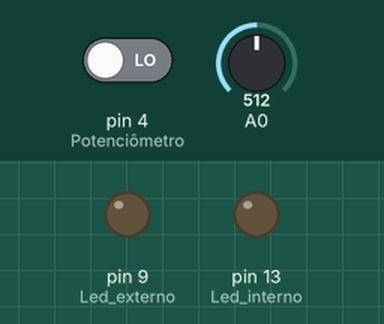
Recording of a program running on a simulated Arduino Nano, built with avr-gcc and run on an emulated ATmega328P. Shown: output pins drawn as LEDs (lit = HIGH). Inputs (shaded band) come from the test bench; at power-on: pin 4 (Potenciômetro) LOW, A0 = 512. MIDI output is not drawn.

Above: at 1.2 s.
1.3 s: pin 4 (Potenciômetro) driven HIGH
At 1.7 s:
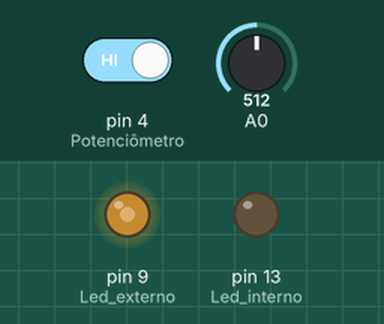
2.8 s: pin 4 (Potenciômetro) driven LOW
At 3.6 s:
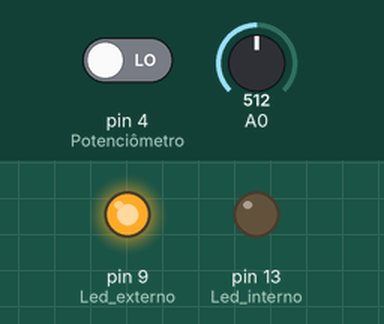
Timing chart, 0 to 5.8 s (numbered marks = the images above; inputs shaded):
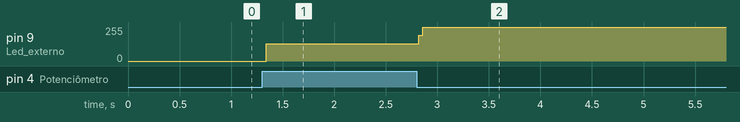

The program:

main.cpp
```cpp
/*
CONTROLADOR MIDI
Cadeia: Arduino Nano -> Hairless -> loopMidi -> Ableton
Potenciômetros: 1
Botões: 1 (Push Button)
LEDs: 2
*/

#include <Arduino.h>
#include <MIDI.h>

MIDI_CREATE_DEFAULT_INSTANCE();

int pot_valor_atual = 0;      // Valor do potenciômetro no frame atual.
int pot_valor_anterior = 0;   // Último valor do potenciômetro que foi aceito.
int pot_valor_limite = 1;     // Valor que o potenciômetro precisa mudar para que o valor seja aceito.
long pot_tempo = 0;
long pot_tempo_limite = 10;   // Valor mínimo (em milisegundos) para o debouncing do potenciômetro.

bool bot_estado = false;
bool led_estado = false;

// Resolve as mensagens que são recebidas.
// Por enquanto é um placeholder que só acende o led interno do Arduíno quando o valor recebido é maior do que um limite;
void HandleIncomeCC(byte channel, byte number, byte value) {
  if (number == 11)
  {
    if (value > 60)
    {
      digitalWrite(LED_BUILTIN, true);
    }
    else if (value < 60)
    {
      digitalWrite(LED_BUILTIN, false);
    }
  }
}

// Lê um botão físico ligado ao Arduino.
// Por enquanto é um placeholder que só acende um led quando o botão é apertado, para fins de debug.
void BOT1() {
  if (digitalRead(4) != bot_estado)
  {
    led_estado = !led_estado;
  }

  if (led_estado)
  {
    digitalWrite(9, HIGH);
  } else {
    digitalWrite(9, LOW);
  }

  // TODO: Enviar a mensagem de que o botão foi apertado.
}

// Resolve a leitura do potenciômetro e envia a mensagem de CC.
// TODO: Fazer resolver um array de potenciômetros.
void POT1() {
  pot_valor_atual = map(analogRead(A0), 0, 1023, 0, 127);     // Lê o potenciômetro e mapeia o valor em 7 bits.
  int diferenca = abs(pot_valor_atual - pot_valor_anterior);  // Determina a diferença entre o valor atual e a última leitura válida.

  if (millis() - pot_tempo > pot_tempo_limite)                // Debouncing
  {
    if (diferenca > pot_valor_limite)
    {
      MIDI.sendControlChange(11, pot_valor_atual, 1);         // TODO: Tirar os valores absolutos.
      pot_valor_anterior = pot_valor_atual;
      pot_tempo = millis();
    }
  }
}

void setup() {

  pinMode(LED_BUILTIN, OUTPUT);     // Led interno.
  pinMode(9, OUTPUT);               // Led externo.
  pinMode(4, INPUT);                // Potenciômetro.

  MIDI.setHandleControlChange(HandleIncomeCC);  // Define a função que será chamada quando receber uma mensagem CC.
  MIDI.begin(1);                                // ??? Não tenho certeza, mas acho que a ordem em que a comunicação MIDI e a Serial são iniciadas tem influência.
  Serial.begin(115200);
}

void loop() {
  MIDI.read(1);
  POT1();
  BOT1();
}
```

OLDmain.cpp
```cpp
/*
#include <Arduino.h>
#include <MIDI.h>

MIDI_CREATE_DEFAULT_INSTANCE();

bool DEBUG_ON = false;

const int N_POTS = 2;
const int POTS_PINOS[N_POTS] = {A0, A1};

int pots_estadoAtual[N_POTS] = {0};
int pots_estadoAnterior_Map[N_POTS] = {0};
int pots_estadoAtual_Map[N_POTS] = {0};
int pots_ControlChange[N_POTS] = {7, 7};

int pots_ajuste = 2;
unsigned long pots_ajuste_Tempo = 10;
unsigned long tempo_Anterior_POTS[N_POTS] = {0};
unsigned long tempo_Atual_POTS[N_POTS] = {0};
unsigned long tempo_Limite = 200;

void setup() {
  //Serial.begin(115200);

  MIDI.begin(MIDI_CHANNEL_OMNI);

  if (DEBUG_ON)
  {
    Serial.println("Ligou");
  }

}

void MandaControle(int canal, int controle, int valor) {
  if (DEBUG_ON)
  {
    Serial.begin(115200);
    Serial.print("Canal: ");
    Serial.print(canal);
    Serial.print(" Controle: ");
    Serial.print(controle);
    Serial.print(" Valor: ");
    Serial.print(valor);
    Serial.println();

  } else {
    byte controle_byte = lowByte(controle);
    byte valor_byte = lowByte(valor);
    byte canal_byte = lowByte(canal);
    MIDI.sendControlChange(controle_byte, valor_byte, canal_byte);
  }

}

void loop() {

  for (size_t i = 0; i < N_POTS; i++)
  {
    pots_estadoAtual[i] = analogRead(POTS_PINOS[i]);
    pots_estadoAnterior_Map[i] = pots_estadoAtual_Map[i];
    pots_estadoAtual_Map[i] = map(pots_estadoAtual[i], 0, 1023, 0, 127);

    int diferenca = abs(pots_estadoAnterior_Map[i] - pots_estadoAtual_Map[i]);

    if (diferenca > pots_ajuste)
    {
      tempo_Anterior_POTS[i] = millis();
    }
    tempo_Atual_POTS[i] = millis() - tempo_Anterior_POTS[i];
    if (tempo_Atual_POTS[i] < tempo_Limite)
    {
      MandaControle(0, pots_ControlChange[i], pots_estadoAtual_Map[i]);
    }
  }
}*/
```

Measured:
- after the input at 1.3 s, pin 9 (Led_externo): 0/255 → 128/255 at once
- after the input at 2.8 s, pin 9 (Led_externo): 128/255 → 255/255 at once
